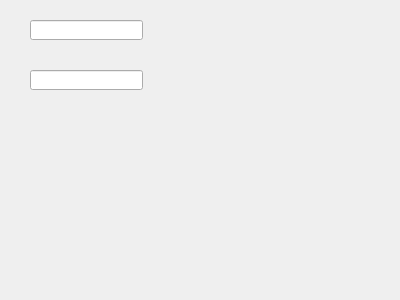
<?xml version="1.0" encoding="UTF-8"?>
<ui version="4.0">
 <class>Widget</class>
 <widget class="QWidget" name="Widget">
  <property name="geometry">
   <rect>
    <x>0</x>
    <y>0</y>
    <width>400</width>
    <height>300</height>
   </rect>
  </property>
  <property name="windowTitle">
   <string>Widget</string>
  </property>
  <widget class="QLineEdit" name="lineEdit">
   <property name="geometry">
    <rect>
     <x>30</x>
     <y>20</y>
     <width>113</width>
     <height>20</height>
    </rect>
   </property>
  </widget>
  <widget class="QLineEdit" name="lineEdit_2">
   <property name="geometry">
    <rect>
     <x>30</x>
     <y>70</y>
     <width>113</width>
     <height>20</height>
    </rect>
   </property>
  </widget>
 </widget>
 <layoutdefault spacing="6" margin="11"/>
 <resources/>
 <connections/>
</ui>
